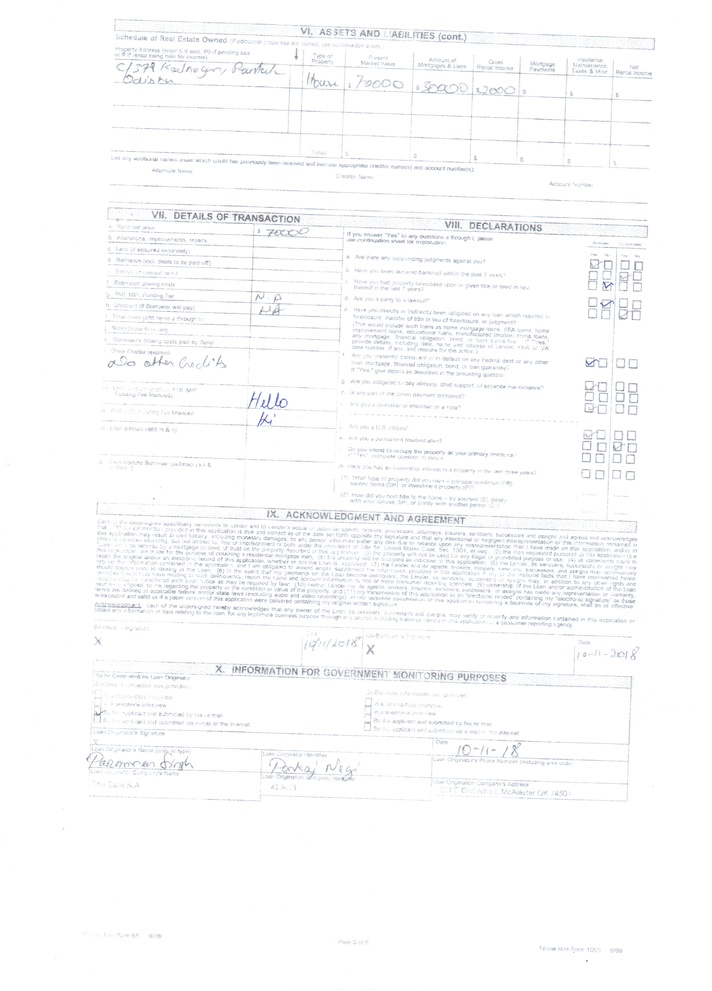
#> input picture Pyimages/Module1/Begineer/Page3.jpeg, 712 x 991 px, shrunk from 2481 x 3456 before the run
$ python color_Histogram.py --image ../Page3.jpeg
#> lines starting #> are read from the running program, lines starting #| are printed output that depends on the picture
from matplotlib import pyplot as plt
import argparse
import cv2

ap=argparse.ArgumentParser()
ap.add_argument("-i","--image",required=True,help="Path to the file")
args=vars(ap.parse_args())
image=cv2.imread(args["image"])
#> image is the input picture: shape (991, 712, 3); mean B, G, R 251.4, 250.9, 250.5
cv2.imshow("Original",image)
cv2.waitKey(0)

chans=cv2.split(image)

colors=("b", "g", "r")
plt.figure()
plt.title("'Flattened' Color Histogram")
plt.xlabel("Bins")
plt.ylabel("# of pixels")
#Loop over the channels
for (chan, color) in zip(chans, colors):
    #Create a histogram for the current channel and plot it
    hist=cv2.calcHist([chan],[0],None,[256],[0,256])
    #hist/=hist.sum()
    plt.plot(hist,color=color)
    plt.xlim([0,256])
#> this loop made 3 passes
#> color on passes 1 to 3: 'b', 'g', 'r'
plt.show()
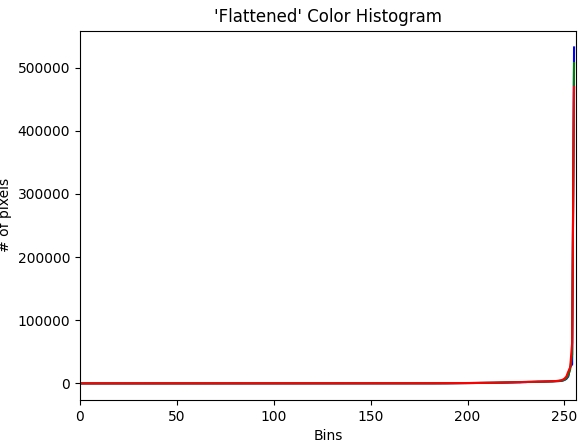
#> figure drawn by matplotlib, 1 panel; curve peaks at x = 255, y = 532020; curve peaks at x = 255, y = 507342; curve peaks at x = 255, y = 469317


# as 256 divisions a very much to examin we will dive it in 32 divisions
fig = plt.figure()
#creating a 2D color histogram for green and blue channel
ax=fig.add_subplot(131)
hist=cv2.calcHist([chans[0],chans[1]],[0,1],None,[32,32],[0,256,0,256])
p=ax.imshow(hist,interpolation="nearest")
ax.set_title("2D Color Histogram for G and B")
plt.colorbar(p)

#creating a 2D color histogram for green and red channel
ax=fig.add_subplot(132)
hist=cv2.calcHist([chans[2],chans[1]],[0,1],None,[32,32],[0,256,0,256])
p=ax.imshow(hist,interpolation="nearest")
ax.set_title("2D Color Histogram for G and R")
plt.colorbar(p)

#creating a 2D color histogram for Red and blue channel
ax=fig.add_subplot(133)
hist=cv2.calcHist([chans[0],chans[2]],[0,1],None,[32,32],[0,256,0,256])
p=ax.imshow(hist,interpolation="nearest")
ax.set_title("2D Color Histogram for B and R")
plt.colorbar(p)
plt.show()
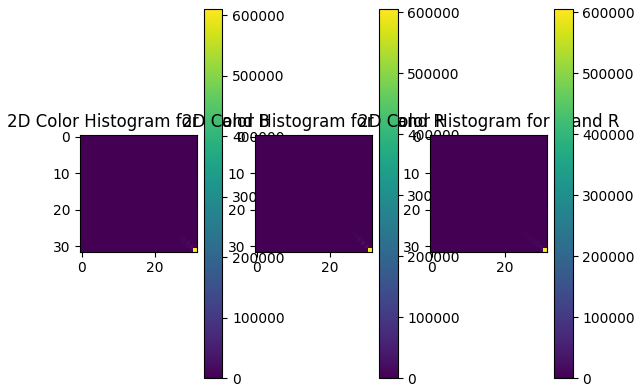
#> figure drawn by matplotlib, 6 panels
#finally lets examine one of the 2D histograms
print("2D histogram shape: {}, with {} values".format(hist.shape,hist.flatten().shape[0]))
#| 2D histogram shape: (32, 32), with 1024 values
"""
hist=cv2.calcHist([image],[0,1,2],None,[8,8,8],[0,256,0,256,0,256])
print("3D histogram shape: {}, with {} values".format(hist.shape,hist.flatten().shape[0]))
plt.figure()
plt.axis("off")
plt.plot(cv2.cvtColor(hist,cv2.COLOR_BGR2RGB))
plt.show()
"""
